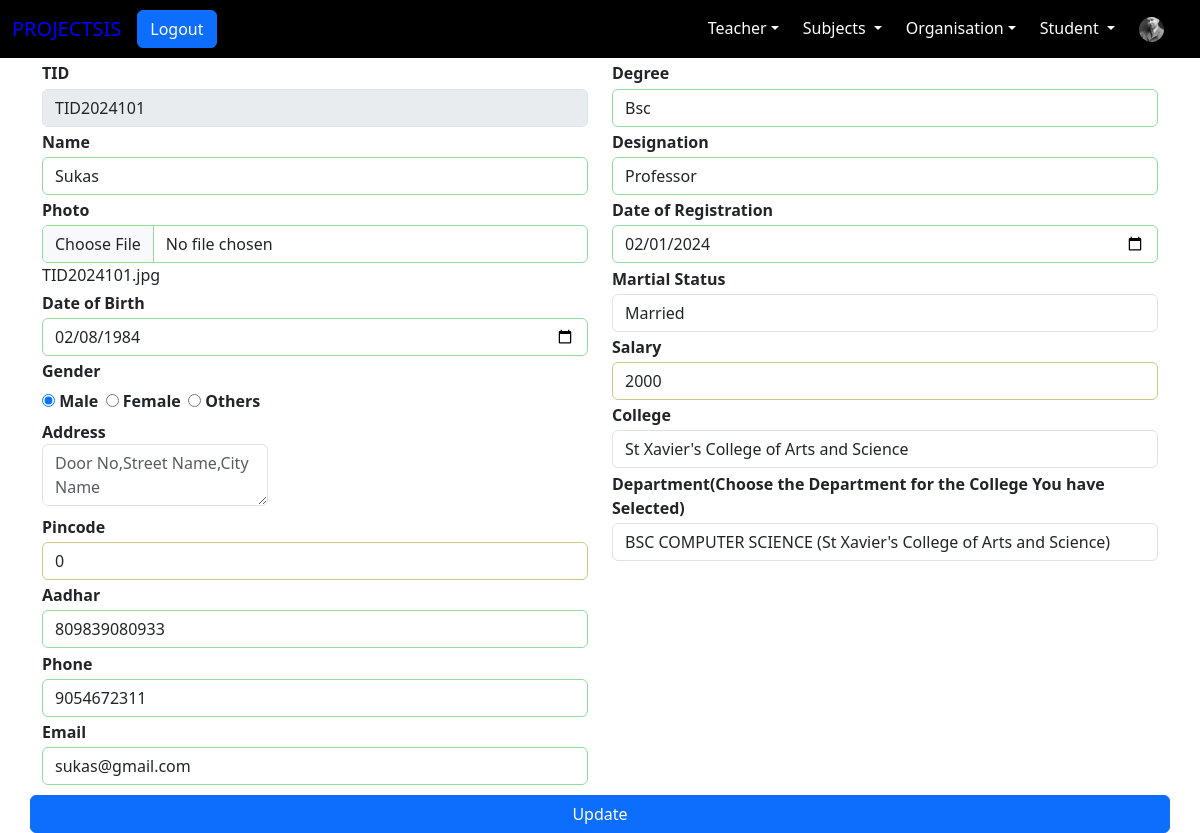
The page /Admin/NewTeacher.php?Edit=TID2024101 (signed in) on the database its author committed.
### tables this page shows
CREATE TABLE `teacherdetails` (
  `TDetailsID` int(10) NOT NULL,
  `TID` varchar(10) NOT NULL,
  `Degree` varchar(30) NOT NULL,
  `DoR` date NOT NULL,
  `Maritial_Status` varchar(10) NOT NULL,
  `Salary` bigint(10) NOT NULL,
  `Designation` varchar(20) NOT NULL,
  `DID` int(11) NOT NULL,
  `CID` int(11) NOT NULL
);

CREATE TABLE `teacher` (
  `TID` varchar(10) NOT NULL,
  `Name` varchar(30) NOT NULL,
  `Photo` varchar(30) NOT NULL,
  `Dob` date NOT NULL,
  `Gender` varchar(12) NOT NULL,
  `Aadhar` bigint(12) NOT NULL,
  `Phone` bigint(11) NOT NULL,
  `Address` varchar(200) NOT NULL,
  `Pincode` int(6) NOT NULL,
  `Email` varchar(50) NOT NULL,
  `Password` varchar(10) NOT NULL,
  `CreatedOn` datetime NOT NULL DEFAULT current_timestamp(),
  `Who` varchar(10) NOT NULL DEFAULT 'teacher'
);

CREATE TABLE `college` (
  `CID` int(11) NOT NULL,
  `CollegeName` varchar(50) NOT NULL,
  `Location` varchar(70) NOT NULL,
  `CollegeType` varchar(30) NOT NULL DEFAULT 'Government',
  `EstablishedDate` date NOT NULL,
  `PrincipalName` varchar(30) NOT NULL,
  `ContactNumber` bigint(11) NOT NULL,
  `ContactMail` varchar(50) NOT NULL,
  `CreatedOn` datetime NOT NULL DEFAULT current_timestamp()
);

CREATE TABLE `department` (
  `DID` int(11) NOT NULL,
  `DName` varchar(50) NOT NULL,
  `Head` varchar(30) NOT NULL,
  `Started` date NOT NULL,
  `NoStudent` int(3) NOT NULL,
  `NoTeacher` int(3) NOT NULL,
  `HeadNo` bigint(10) NOT NULL,
  `HeadMail` varchar(50) NOT NULL,
  `CID` int(11) NOT NULL,
  `CreatedOn` datetime NOT NULL DEFAULT current_timestamp()
);

### Admin/NewTeacher.php (the view, shortened to what this page needs)
<!DOCTYPE html>
<html lang="en">
<head>
    <link rel="stylesheet" href="../Bootstrap/css/bootstrap.min.css">
	 <link rel="stylesheet" href="../MyStyles.css">
</head>
<?php include_once("../Connection/connection.php"); ?>
<?php
if (isset($_GET['Edit']))
{
    $editid=$_GET['Edit'];
    $result=mysqli_query($conn,"SELECT * FROM teacher inner join teacherdetails on teacher.TID=teacherdetails.TID where teacher.TID='$editid'");
    $ResEdit=mysqli_fetch_assoc($result);
}
?>
<body>
<?php include_once("navbar.php"); ?>
  <div class="container">
    <form action="NewTeacherHandle.php" enctype="multipart/form-data" method="post" class="col-md-12">
    <div class="row">
       <div class="col-md-6">
        <?php if(isset($ResEdit['TID'])) {  ?>
        <div class="form-group">
          <label>TID</label>
           <input type="text" name="TID" value="<?php
           if (isset($ResEdit['TID'])) echo $ResEdit['TID']; ?>"
           class="form-control" pattern="TID20[0-9]{6}" readonly>
        </div>
        <?php
    }
    ?>
    <div class="form-group">
        <label form="input-name">Name</label>
        <input type="text" required maxlength="30" pattern="^[A-Z][a-zA-Z ]*$" placeholder="Staff Name" name="Name" id="input-name" class="form-control" value="<?php if(isset($ResEdit['Name']))
        echo $ResEdit['Name']; ?>"/>
</div>
    <div class="form-group">
        <label for="input-photo">Photo</label>
        <input type="file" name="Photo" <?php if(!isset($_GET['Edit'])) echo "required";  ?> id="input-photo" class="form-control">
        <?php if(isset($ResEdit['Photo']))
        echo $ResEdit['Photo']; ?>
</div>
    <div class="form-group">
        <label for="input-date" >Date of Birth</label>
        <input type="date" required name="Dob" max="<?php echo date('Y-m-d',(time()-15*365*24*60*60)); ?>" id="input-date" class="form-control" value="<?php
        if(isset($ResEdit['Dob'])) echo $ResEdit['Dob']; ?>" />
    </div>
    <div class="form-horizontal">
        <label>Gender</label>
        <div>
            <input type="radio" name="Gender" id="input-Gender1" value="Male" required
            <?php if(isset($ResEdit['Gender'])&& $ResEdit['Gender']=="Male") echo "checked"; ?> />
            <label for="input-Gender1">Male</label>
            <input type="radio" name="Gender" id="input-Gender2" value="Female"  required
            <?php if(isset($REsEdit['Gender'])&& $RedEdit['Gender']=="Female") echo "checked"; ?> />
            <label for="input-Gender2">Female</label>
            <input type="radio" name="Gender" id="input-Gender3" value="Others" required
            <?php if(isset($ResEdit['Gender'])&& $ResEdit['Gender']=="Others") echo "checked";?> />
            <label for="input-Gender3">Others</label>
        </div>
    </div>
    <div class="form-group">
        <label for="input-address">Address</lable>
        <textarea name="Address" required placeholder="Door No,Street Name,City Name" id="input-address" class="form-control"><?php if(isset($ResEdit['Address'])) echo $ResEdit['Address']; ?></textarea>
    </div>
         <div class="form-group">
            <label for="input-pincode">Pincode</label>
            <input type="text" placeholder="Eg:628601 (All should be Numbers)" required maxlength="6" pattern="^[0-9]{6}" min=111111 max=999999 value="<?php if(isset($ResEdit['Pincode']))
            echo $ResEdit['Pincode']; ?>" name="Pincode" class="form-control">
            </div>
            <div class="form-group">
                <label for="input-aadhar">Aadhar</label>
                <input type="text" placeholder="Eg:9876543211234 (All should be Numbers)" required maxlength=12 minlength=12 pattern="^[0-9]*$" value="<?php if(isset($ResEdit['Aadhar']))
                echo $ResEdit['Aadhar']; ?>" name="Aadhar"  class="form-control">
              </div>
              <div class="form-group">
                <label for="input-phone">Phone</label>
                <input type="tel" placeholder="Eg:9876543210 (All should be Numbers)" required value="<?php if(isset($ResEdit['Phone']))
                echo $ResEdit['Phone']; ?>" name="Phone" maxlength=10  minlength=10 pattern="^[6-9]{1}[0-9]{9}$"   class="form-control">
                </div>
                <div class="form-group">
                <label for="input-email">Email</label>
                <input type="email" placeholder="Eg:example123@gmail.com (Enter your email)"  required value="<?php if(isset($ResEdit['Email']))
                echo $ResEdit['Email']; ?>" name="Email"  class="form-control">
                  </div>
               </div>
            <div class="col-md-6">
               <div class="form-group">
                <label for="input-degree">Degree</label>
                <input type="text" placeholder="Eg:B.Sc CS, MCA (Enter your degree)" required value="<?php if(isset($ResEdit['Degree']))
                echo $ResEdit['Degree']; ?>" name="Degree" class="form-control">
                </div>
                <div class="form-group">
                <label for="">Designation</label>
                <input type="text" placeholder="Eg:Associative Professor" required value="<?php if(isset($ResEdit['Designation']))
                echo $ResEdit['Designation']; ?>" name="Designation"  class="form-control">
                </div>
                <div class="form-group">
                    <label for="input-date3" >Date of Registration</label>
                    <input type="date" name="DoR" max="" id="input-date3" class="form-control" value="<?php
                    if(isset($ResEdit['DoR'])) echo $ResEdit['DoR']; ?>" />
                </div>
                <div class="form-group">
                    <label for="">Martial Status</label>
                    <select name="Maritial_Status" class="form-control">
                        <option value="Married" <?php if(isset($ResEdit['Maritial Status'])&& $ResEdit['Maritial_Status']=='Married') echo 'selected'; ?> >Married</option>
              </select>
                </div>
                    <div class="form-group">
                     <label for="">Salary </label>
                     <input type="number"  placeholder="Eg:1000-200000" required name="Salary" min=10000 max=200000 value="<?php if(isset($ResEdit['Salary'])) echo $ResEdit['Salary']; ?>"
                     id="" class="form-control">
                      </div>
                       <div class="form-group">
                        <label for="">College</label>
                        <select name="CID" class="form-control" >
                        <?php
                        $qry="Select CID,CollegeName from college";
                        if($res=mysqli_query($conn,$qry))
                        {
                            while($result=mysqli_fetch_assoc($res))
                            {
                                $cid=$result['CID'];
                                $cname=$result['CollegeName'];
                                echo "<option value='$cid'";
                                if(isset($ResEdit['CID']) && $ResEdit['CID']==$cid)
                                echo "selected";
                                echo ">$cname</option>";
                            }
                        }
                        ?>
                        </select>
                    </div>
                    <div class="form-group">
                        <label for="">Department(Choose the Department for the College You have Selected)</label>
                        <select name="DID" id="" class="form-control">
                            <?php
                                $qry="SELECT * from department inner join college on college.CID=department.CID";
                                if($res=mysqli_query($conn,$qry))
                                {
                                    while($result=mysqli_fetch_assoc($res))
                                    {
                                        $did=$result['DID'];
                                        $dname=$result['DName'];
                                        $cname=$result['CollegeName'];
                                        echo "<option value='$did'";
                                        if(isset($ResEdit['DID']) && $ResEdit['DID']==$did)
                                        echo "selected";
                                        echo ">$dname ($cname)</option>";
                                    }
                                }
                            ?>
                        </select>
                    </div>
         </div>
                    <br>
         <button type="submit" class="btn btn-primary"  style="margin-top:10px"
            <?php if(isset($_GET['Edit'])) echo "name='Update'> Update ";
            else echo "name='Create'> Create "; ?>
         </button>
    </form>
  </div>
</body>
</html>

### MyStyles.css (style rules this page uses)
label { padding:0.2rem 0.2rem 0.2rem 0; font-weight: bold; }
input:invalid { border: 1px red solid; }
input:required { border: 1px rgb(203, 200, 135) solid; }
input:valid { border: 1px rgb(148, 219, 158) solid; }

### rows shown on the page
teacherdetails: TID "TID2024101", Name "Sukas", TID.Photo "TID2024101.jpg", Dob "02/08/1984", Pincode "0", Aadhar "809839080933", Phone "9054672311", Email "sukas@gmail.com", Degree "Bsc", Designation "Professor", DoR "02/01/2024", Salary "2000", CID "St Xavier's College of Arts and Science", DID "BSC COMPUTER SCIENCE (St Xavier's College of Arts and Science)"
teacher: Gender "☑ Male", Gender "☐ Others"
